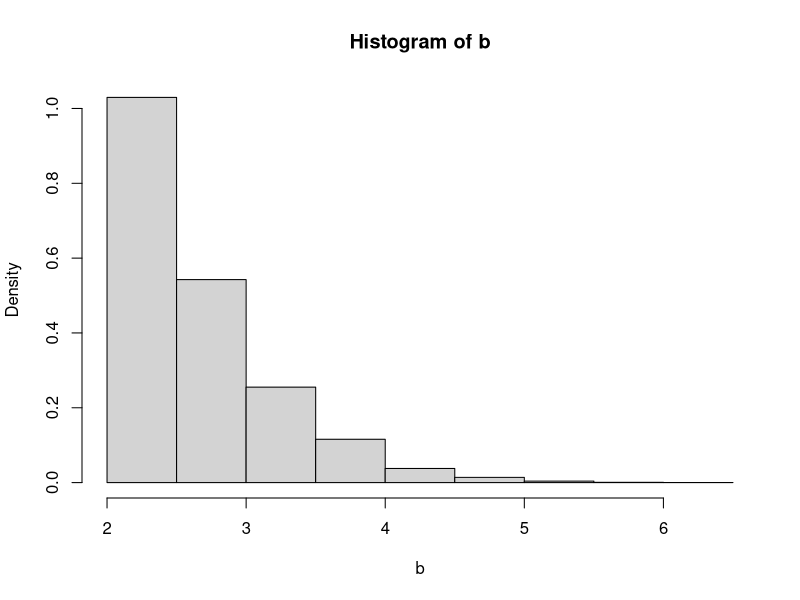

This figure's R source: (Note: this script raises an error after producing the figure.)
rm(list=ls())

#Question 1
tr_norm <- function(n, b, mean, sd){
  x <- numeric(n)
  for (i in 1:n){
    x[i] <-rnorm(1, mean, sd)
    while((x[i] < b) > 0){
      x[i] <- rnorm(1, mean, sd)
    }
  }
  return(x)
}
b<-tr_norm(10000, 2, 0, sqrt(2))

densite<-function(x, b, mean, sd){
  if(x < b){
    return(0)
  } else{
    phi <- pnorm((mean-b)/sd)
    return((1/(phi*sd*sqrt(2*pi)))*exp(-((x-mean)**2)/(2*(sd**2))))
  }
}

hist(b, freq=FALSE)
curve(densite(x,2,0,sqrt(2)),add=TRUE)